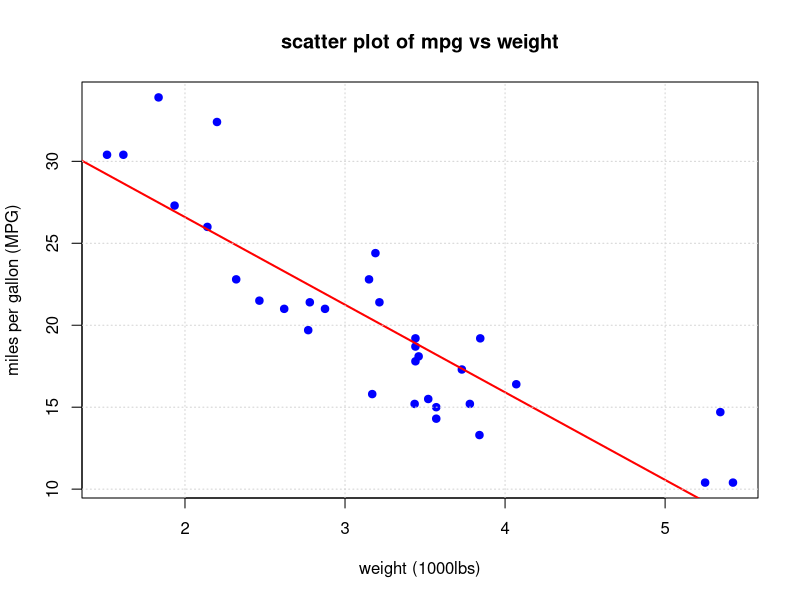

The R script that drew this image:
data(mtcars)                     # Loads the mtcars dataset
head(mtcars)                     # Shows the first 6 rows
correlation <- cor(mtcars$mpg, mtcars$wt)
print(paste("correlation between mpg and weight is:", round(correlation,2)))

plot(mtcars$wt, mtcars$mpg,
     main = "scatter plot of mpg vs weight",
     xlab = "weight (1000lbs)",
     ylab = "miles per gallon (MPG)",
     pch = 19, col = "blue")

abline(lm(mpg ~ wt, data = mtcars), col = "red", lwd = 2)
grid(col = "lightgray", lty = "dotted") #optional grid lines for the plot
